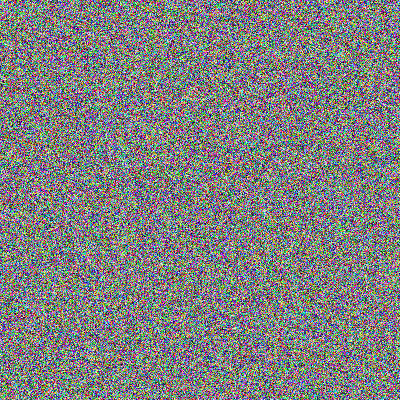
#> input picture random_image.png, 400 x 400 px
$ python img_to_pencil.py
#> lines starting #> are read from the running program, lines starting #| are printed output that depends on the picture
import cv2
print("Enter file_name with extension in this folder(image):")
name = input()
#> the answer given: random_image.png
print("Enter output file name without extension")
out = input()
#> the answer given: out.png
out = out+".png"
image = cv2.imread(name)
#> image is the input picture: shape (400, 400, 3); mean B, G, R 127.4, 127.5, 127.1

grey_img = cv2.cvtColor(image, cv2.COLOR_BGR2GRAY)
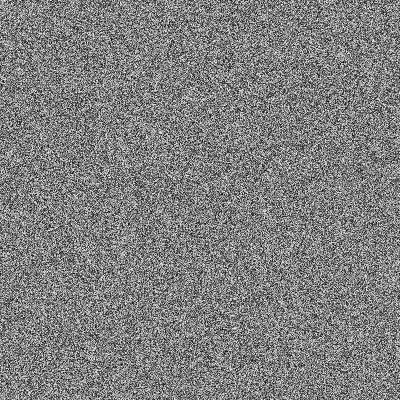
#> grey_img: shape (400, 400); min 1, max 253, mean 127.4
invert = cv2.bitwise_not(grey_img)
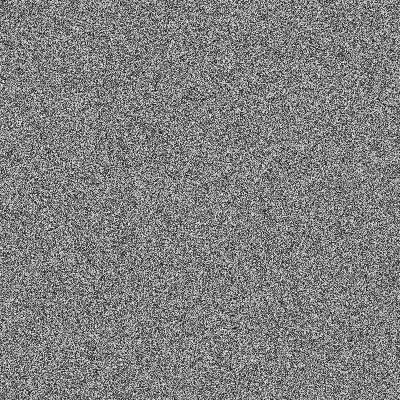
#> invert: shape (400, 400); min 2, max 254, mean 127.6

blur = cv2.GaussianBlur(invert, (21, 21), 0)
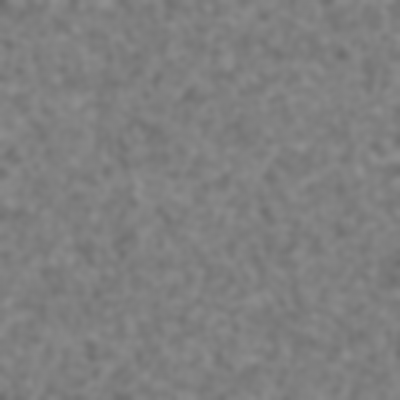
#> blur: shape (400, 400); min 108, max 143, mean 127.6
invertedblur = cv2.bitwise_not(blur)
sketch = cv2.divide(grey_img, invertedblur, scale=256.0)
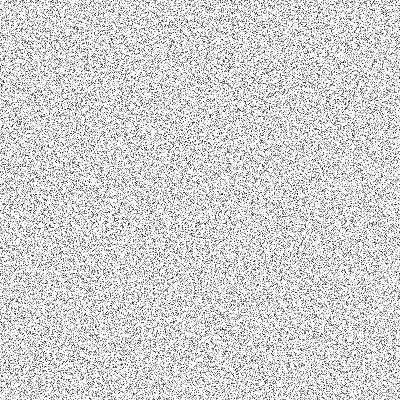
#> sketch: shape (400, 400); min 2, max 255, mean 214.2
cv2.imwrite(out, sketch)
